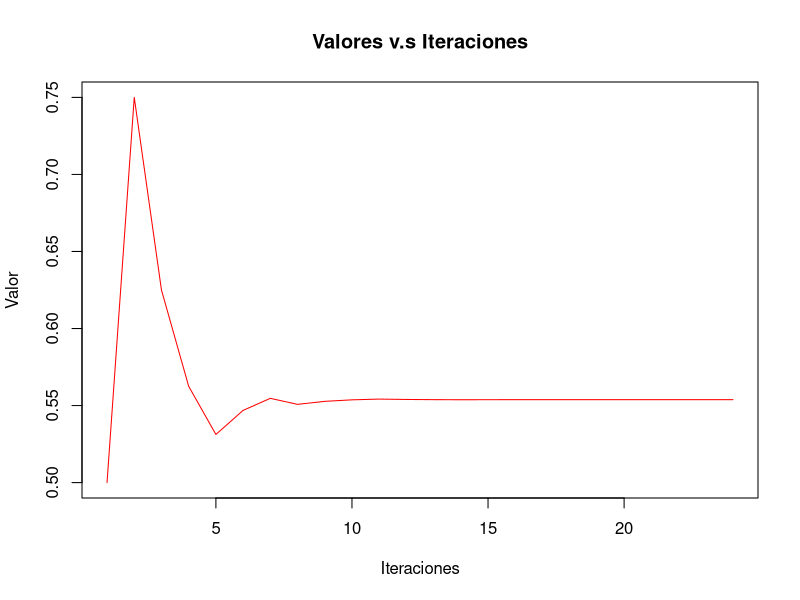
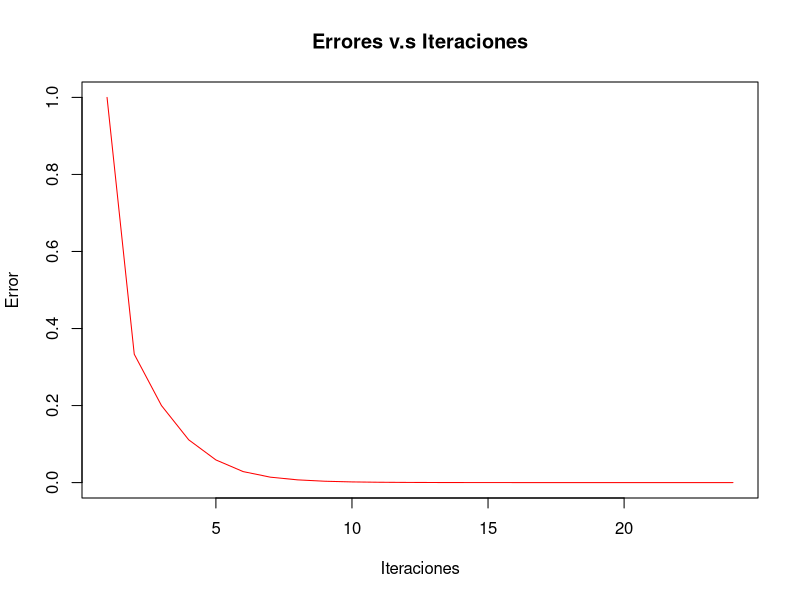
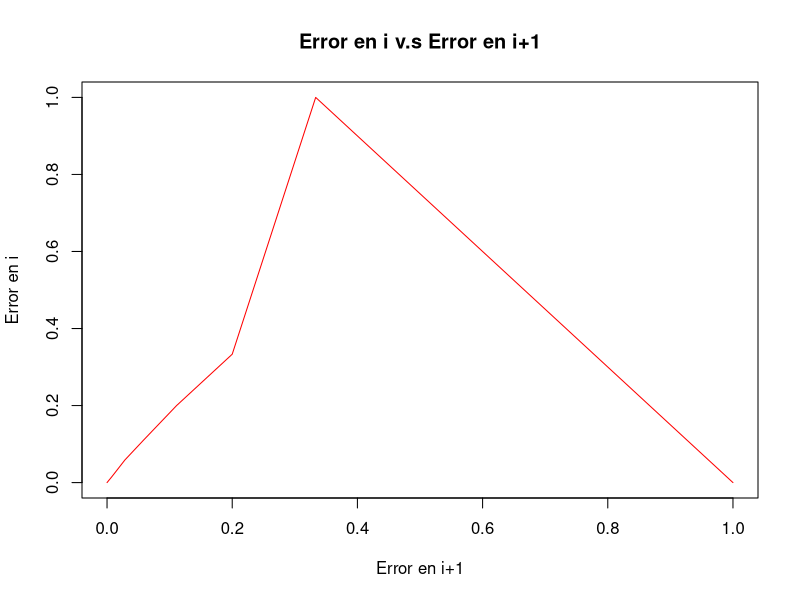
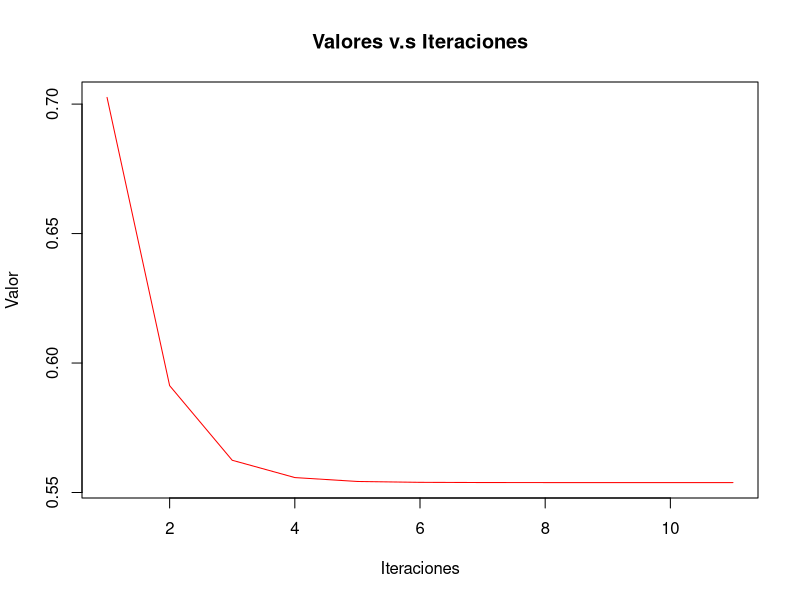
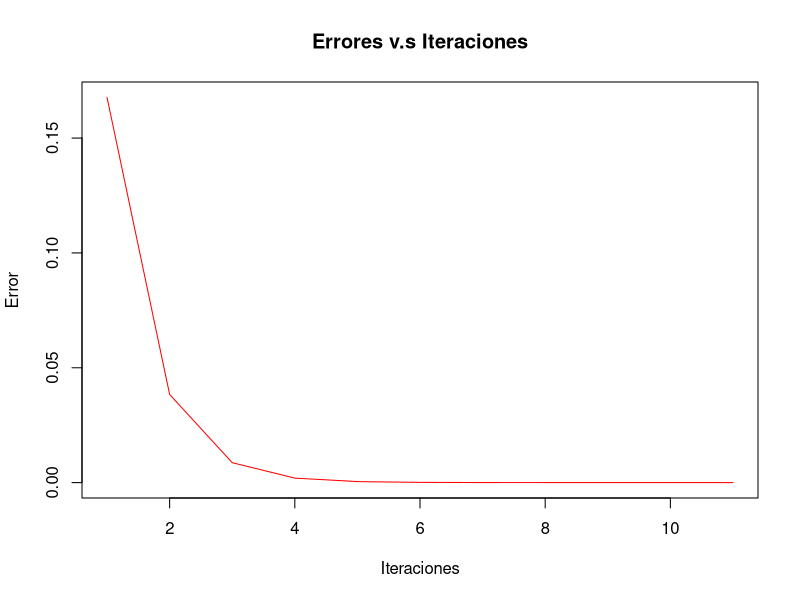
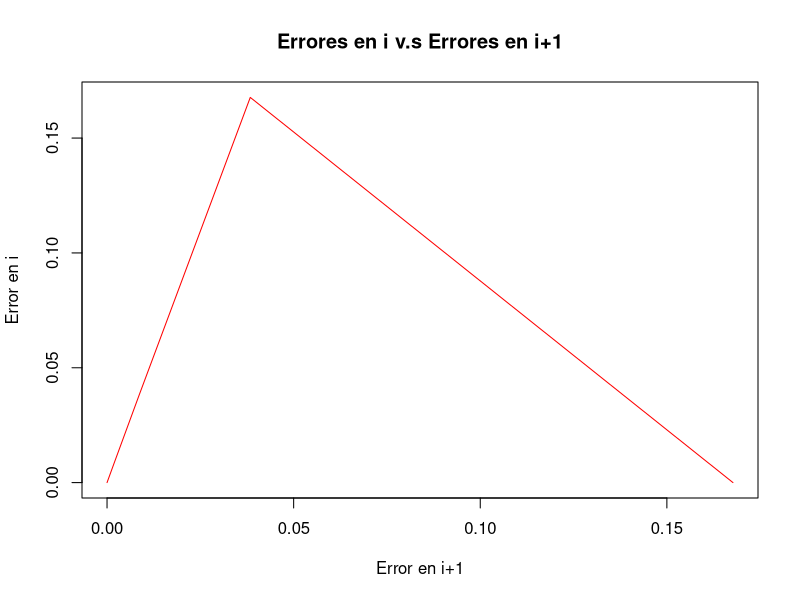
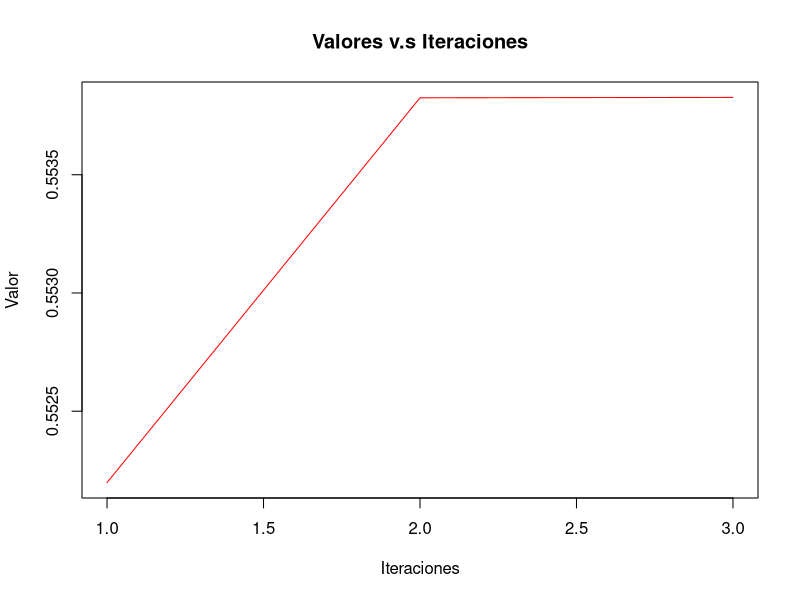
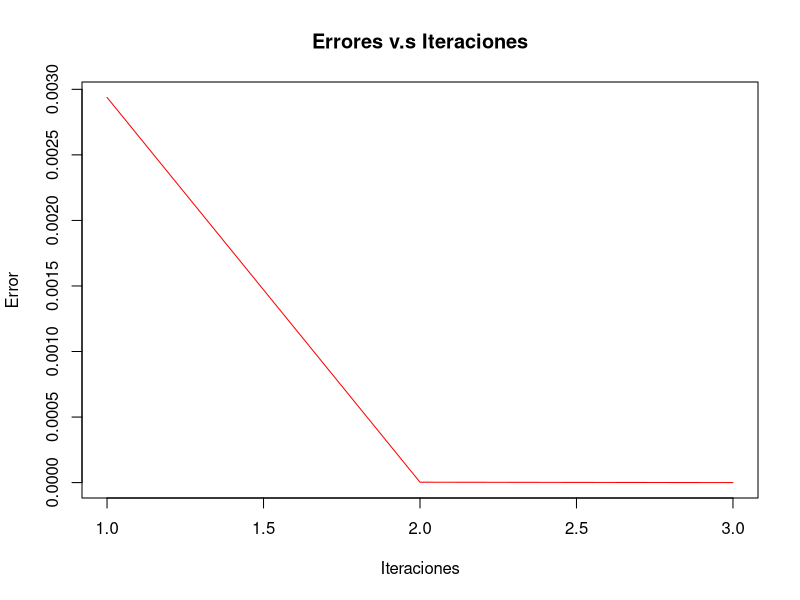

The R script that drew these images, in order:
## ---- chunk 1
#Remueve los elementos que estan guardados en memoria
rm(list=ls())
#Limpia la consola para una mejor visualización
cat("\014")

Fx = function(x) ((exp(1)^x)-(pi*x))

biseccion = function(izquierdo, derecho, error){
  
  xIzquierda = izquierdo
  xDerecha = derecho
  iteraciones = 0
  valorAprox = 0
  valorActual = 0
  errorp = 0
  err = FALSE
  valores = c(0)
  errores = c(0)
  errores1 = c(0)
  
  while((xDerecha - xIzquierda) > error && !err){
    
    iteraciones = iteraciones + 1
    
    if(Fx(xIzquierda)*Fx(xDerecha) < 0){
      
      valorActual = (xDerecha + xIzquierda)/2
      valores[iteraciones] = valorActual
      
      if(Fx(valorActual) == 0){
        
        break
        
      }else{
        
        if(Fx(valorActual)*Fx(xIzquierda) > 0){
          errorp = abs((valorActual-xIzquierda)/valorActual)
          errores[iteraciones] = errorp
          if(iteraciones == 1){
            errores1[iteraciones] = 0
          }else{
            errores1[iteraciones] = errores[iteraciones-1]
          }
          xIzquierda = valorActual
          
        }else{
          errorp = abs((valorActual-xDerecha)/valorActual)
          errores[iteraciones] = errorp
          if(iteraciones == 1){
            errores1[iteraciones] = 0
          }else{
            errores1[iteraciones] = errores[iteraciones-1]
          }
          xDerecha = valorActual
          
        }
      }
      
    }else{
      
      err = TRUE
      
    }
  }
  if(!err){
    
    valorAprox = valorActual
    iteracion = seq(1, iteraciones)
    tabla = data.frame(iteracion, valores)
    print(tabla)
    plot(iteracion, valores, type = "l",col="red"
         ,main = "Valores v.s Iteraciones"
         ,xlab = "Iteraciones"
         ,ylab = "Valor")
    plot(iteracion, errores, type = "l",col="red"
         ,main = "Errores v.s Iteraciones"
         ,xlab = "Iteraciones"
         ,ylab = "Error")
    plot(errores, errores1, type = "l", col="red"
         ,main = "Error en i v.s Error en i+1"
         ,xlab = "Error en i+1"
         ,ylab = "Error en i")
    
  }else{
    
    cat("No se pudo encontrar la raiz")
    
  }
  
}

biseccion(0,1,10e-8)
## ---- chunk 2
#Se limpian los elementos creados con anterioridad
rm(list=ls())
#Se limpia la consola para una mejor visualización 
cat("\014")

Fx = function(x) ((exp(1)^x)-(pi*x))
dFx = function(x) ((exp(1)^x)-pi)

posicionFalsa = function(xIzquierdo, xDerecho, error){
  
  iteraciones = 0
  errors = 1
  valores = c(0)
  errores = c(0)
  errores1 = c(0)
  
  while(errors > error){
    
    iteraciones = iteraciones + 1
    x = (Fx(xDerecho)*xIzquierdo - Fx(xIzquierdo)*xDerecho)/(Fx(xDerecho)-Fx(xIzquierdo))
    valores[iteraciones] = x
    
    if(Fx(x) == 0){
      break
    }
    
    if(Fx(x)*Fx(xIzquierdo) < 0){
      xDerecho = x
    }
    
    else{
      xIzquierdo = x
    }
    
    errors = abs(Fx(x)/dFx(x))
    errores[iteraciones] = errors
    if(iteraciones == 1){
      errores1[iteraciones] = 0
    }
    else{
      errores1[iteraciones] = errores[iteraciones-1]
    }
    
  }
  iteracion = seq(1,iteraciones)
  tabla = data.frame(iteracion,valores)
  print(tabla)
  plot(iteracion, valores, type = "l",col="red"
       ,main = "Valores v.s Iteraciones"
       ,xlab = "Iteraciones"
       ,ylab = "Valor")
  plot(iteracion, errores, type = "l",col="red"
       ,main = "Errores v.s Iteraciones"
       ,xlab = "Iteraciones"
       ,ylab = "Error")
  plot(errores,errores1, type = "l", col= "red"
       ,main = "Errores en i v.s Errores en i+1"
       ,xlab = "Error en i+1"
       ,ylab = "Error en i")
}

posicionFalsa(0, 1, 10e-8)
## ---- chunk 3
#Remueve los elementos que estan guardados en memoria
rm(list=ls())
#Limpia la consola para una mejor visualización
cat("\014")

Funcion = function(x) ((exp(1)^x)-(pi*x))
dFX = function(x) ((exp(1)^x)-pi)

newton = function(error, valInicial){
  
  x = valInicial
  iteraciones = 0
  err = FALSE
  rela = 0
  valores = c(0)
  errores = c(0)
  errores1 = c(0)
  
  #Si la derivada evaluada en x es cero, no se puede continuar
  if(dFX(x) == 0){
    
    err = TRUE
    cat("No se pudo encontrar un valor aproximado")
    
  }
  if(err == FALSE){
    
    r = x - (Funcion(x)/dFX(x))
    
    while(abs(r - x) > error && err == FALSE){
      
      #Si la derivada evaluada en x es cero, no se puede continuar
      if(dFX(x) == 0){
        err = TRUE
        break
      }
      
      
      iteraciones = iteraciones + 1
      x = r
      r = x - (Funcion(x)/dFX(x))
      rela = (abs(r - x)/r)
      errores[iteraciones] = rela
      valores[iteraciones] = x
      if(iteraciones == 1){
        errores1[iteraciones] = 0
      }else{
        errores1[iteraciones] = errores[iteraciones-1]
      }
      
    }
    
  }
  iteracion = seq(1,iteraciones)
  tabla = data.frame(iteracion,valores)
  print(tabla)
  plot(iteracion, valores, type = "l",col="red"
       ,main = "Valores v.s Iteraciones"
       ,xlab = "Iteraciones"
       ,ylab = "Valor")
  plot(iteracion, errores, type = "l",col="red"
       ,main = "Errores v.s Iteraciones"
       ,xlab = "Iteraciones"
       ,ylab = "Error")
  plot(errores, errores1, type = "l",col="red"
       ,main = "Error en i v.s Error en i+1"
       ,xlab = "Error en i+1"
       ,ylab = "Error en i")
}

newton(10e-8, 0.5)
## ---- chunk 4
#Se limpian los elementos creados con anterioridad
rm(list=ls())
#Se limpia la consola para una mejor visualización 
cat("\014")

g = function(x) ((exp(1)^x)/pi)
f = function(x) (log(pi*x))


punto_fijo = function(x, error_permitido)
{
  
  iteraciones = 0
  valores = c(0)
  errores = c(0)
  errores1 = c(0)

  while(abs(g(x) - x) > error_permitido)
  {
    
    iteraciones = iteraciones + 1
    r = (abs(g(x) -x )/g(x))
    errores[iteraciones] = r
    x = g(x)
    valores[iteraciones] = x
    if(iteraciones == 1){
      errores1[iteraciones] = 0
    }else{
      errores1[iteraciones] = errores[iteraciones-1]
    }
    
  }
  
  iteracion = seq(1,iteraciones)
  tabla = data.frame(iteracion,valores)
  print(tabla)
  plot(iteracion, valores, type = "l",col="red"
       ,main = "Valores v.s Iteraciones"
       ,xlab = "Iteraciones"
       ,ylab = "Valor")
  plot(iteracion, errores, type = "l",col="red"
       ,main = "Errores v.s Iteraciones"
       ,xlab = "Iteraciones"
       ,ylab = "Error")
  plot(errores, errores1 , type = "l",col="red"
       ,main = "Error en i v.s Error en i+1"
       ,xlab = "Error en i+1"
       ,ylab = "Error en i")
}

punto_fijo(0.5, 10e-8)
## ---- chunk 5
#Remueve los elementos que estan guardados en memoria
rm(list=ls())
#Limpia la consola para una mejor visualización
cat("\014")


funcion_1 = function(x) ((exp(1)^x)-(pi*x))


secante = function(x0, x1, error_permitido)
{
  iteraciones = 0
  valores = c(0)
  errores = c(0)
  errores1 = c(0)
  
  
  repeat
  {
    iteraciones = iteraciones + 1
    x = x1 - (funcion_1(x1)*(x0 - x1))/(funcion_1(x0)-funcion_1(x1)) 
    error = error = abs((x - x1)/x)
    x0 = x1 
    x1 = x
    valores[iteraciones] = x
    errores[iteraciones] = error
    
    if(iteraciones == 1){
      errores1[iteraciones] = 0
    }
    else{
      errores1[iteraciones] = errores[iteraciones-1]
    }
    
    if(error < error_permitido){
      break
    }
    
  }
  iteracion = seq(1,iteraciones)
  tabla = data.frame(iteracion,valores)
  print(tabla)
  plot(iteracion, valores, type = "l",col="red"
       ,main = "Valores v.s Iteraciones"
       ,xlab = "Iteraciones"
       ,ylab = "Valores")
  plot(iteracion, errores, type = "l" ,col="red"
       ,main = "Errores v.s Iteraciones"
       ,xlab = "Iteraciones"
       ,ylab = "Error")
  plot(errores, errores1, type = "l",col="red"
       ,main = "Error en i v.s Error en i+1"
       ,xlab = "Error en i+1"
       ,ylab = "Error en i")
}

secante(0,1,10e-8)
## ---- chunk 6
#Remueve los elementos que estan guardados en memoria
rm(list=ls())
#Limpia la consola para una mejor visualización
cat("\014")

Fx = function(x) ((exp(1)^x)-(pi*x))

Steffensen = function(x0, error){
  
  iteraciones = 0
  x1 = 0
  aux = 0
  err = FALSE
  f1 = Fx(x0)
  valores = c(0)
  errores = c(0)
  errores1 = c(0)
  
  while(abs(f1) > error && err == FALSE){
    
    iteraciones = iteraciones + 1
    aux = Fx(x0 + f1) - f1
    
    if(aux == 0){
      
      cat("No se puede calcular la raiz")
      err = TRUE
      
    }else{
      
      x1 = x0-f1*f1/aux
      valores[iteraciones] = x1
      r = (abs(x0-x1)/x0)
      x0 = x1
      f1 = Fx(x0)
      errores[iteraciones] = r
      if(iteraciones == 1){
        errores1[iteraciones] = 0
      }else{
        errores1[iteraciones] = errores[iteraciones-1]
      }
    }
    
  }
  
  if(err == FALSE){
    iteracion = seq(1,iteraciones)
    tabla = data.frame(iteracion, valores)
    print(tabla)
    plot(iteracion, valores, type = "l",col="red"
         ,main = "Valores v.s Iteraciones"
         ,xlab = "Iteraciones"
         ,ylab = "Valor")
    plot(iteracion, errores, type = "l",col="red"
         ,main = "Errores v.s Iteraciones"
         ,xlab = "Iteraciones"
         ,ylab = "Error")
    plot(errores, errores1, type = "l",col="red"
         ,main = "Error en i v.s Error en i+1"
         ,xlab = "Error en i+1"
         ,ylab = "Error en i")
  }
  
}

Steffensen(0.5, 10e-8)
